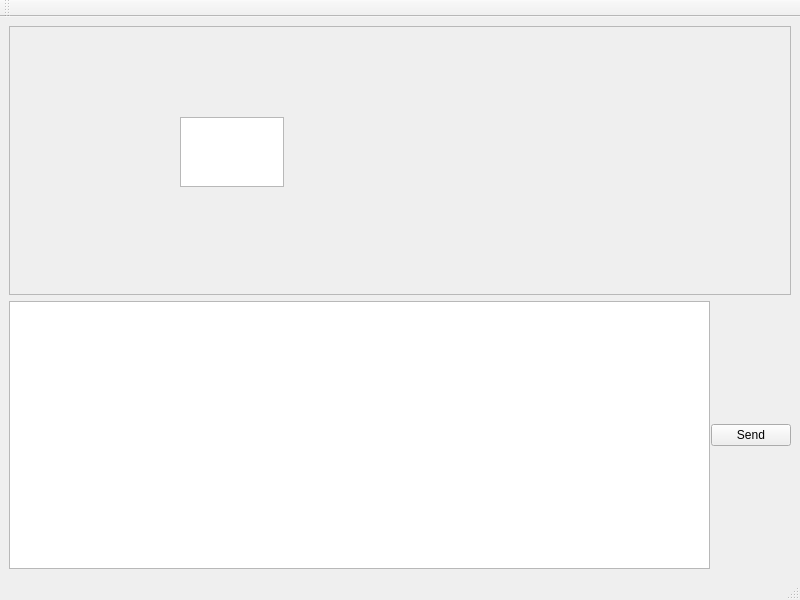
<?xml version="1.0" encoding="UTF-8"?>
<ui version="4.0">
 <class>MainWindow</class>
 <widget class="QMainWindow" name="MainWindow">
  <property name="geometry">
   <rect>
    <x>0</x>
    <y>0</y>
    <width>800</width>
    <height>600</height>
   </rect>
  </property>
  <property name="windowTitle">
   <string>Chat Application</string>
  </property>
  <widget class="QWidget" name="centralwidget">
   <layout class="QHBoxLayout" name="horizontalLayout">
    <item>
     <layout class="QVBoxLayout" name="verticalLayout_2">
      <item>
       <widget class="QScrollArea" name="scrollArea">
        <property name="widgetResizable">
         <bool>true</bool>
        </property>
        <widget class="QWidget" name="scrollAreaWidgetContents_2">
         <property name="geometry">
          <rect>
           <x>0</x>
           <y>0</y>
           <width>778</width>
           <height>258</height>
          </rect>
         </property>
         <widget class="QPlainTextEdit" name="plainTextEdit">
          <property name="geometry">
           <rect>
            <x>170</x>
            <y>90</y>
            <width>104</width>
            <height>70</height>
           </rect>
          </property>
          <property name="readOnly">
           <bool>true</bool>
          </property>
          <property name="plainText">
           <string/>
          </property>
         </widget>
        </widget>
       </widget>
      </item>
      <item>
       <layout class="QHBoxLayout" name="horizontalLayout_2">
        <property name="spacing">
         <number>1</number>
        </property>
        <item>
         <widget class="ChatBoxTextEdit" name="plainTextEdit_2">
          <property name="plainText">
           <string/>
          </property>
          <property name="placeholderText">
           <string>Type your message here</string>
          </property>
         </widget>
        </item>
        <item>
         <widget class="QPushButton" name="pushButton">
          <property name="text">
           <string>Send</string>
          </property>
         </widget>
        </item>
       </layout>
      </item>
     </layout>
    </item>
   </layout>
  </widget>
  <widget class="QMenuBar" name="menubar">
   <property name="geometry">
    <rect>
     <x>0</x>
     <y>0</y>
     <width>800</width>
     <height>22</height>
    </rect>
   </property>
  </widget>
  <widget class="QStatusBar" name="statusbar"/>
  <widget class="QToolBar" name="toolBar">
   <property name="windowTitle">
    <string>toolBar</string>
   </property>
   <attribute name="toolBarArea">
    <enum>TopToolBarArea</enum>
   </attribute>
   <attribute name="toolBarBreak">
    <bool>false</bool>
   </attribute>
  </widget>
 </widget>
 <customwidgets>
  <customwidget>
   <class>ChatBoxTextEdit</class>
   <extends>QPlainTextEdit</extends>
   <header>src/chatboxtextedit.h</header>
  </customwidget>
 </customwidgets>
 <resources/>
 <connections/>
</ui>
